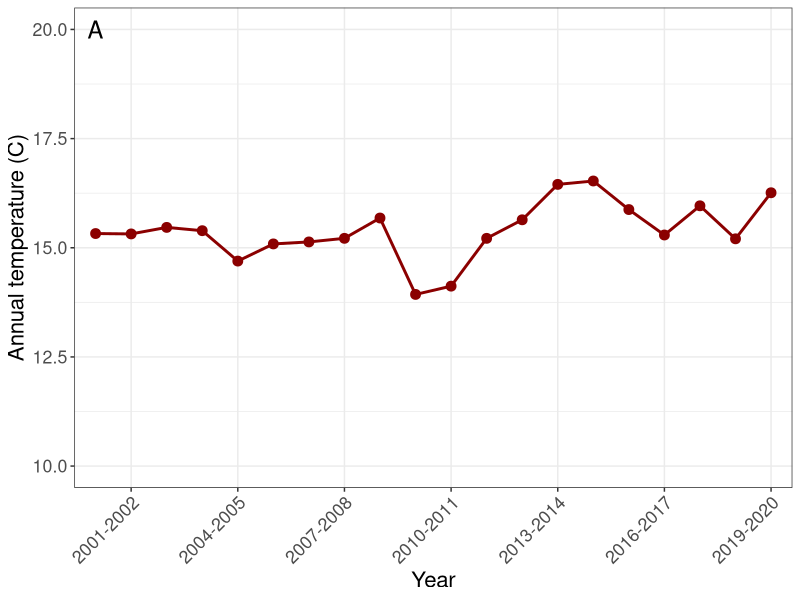
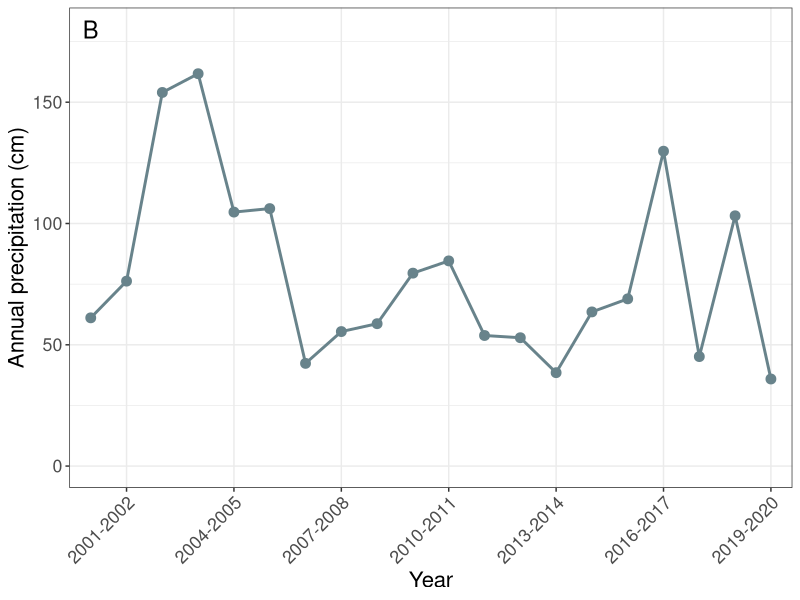
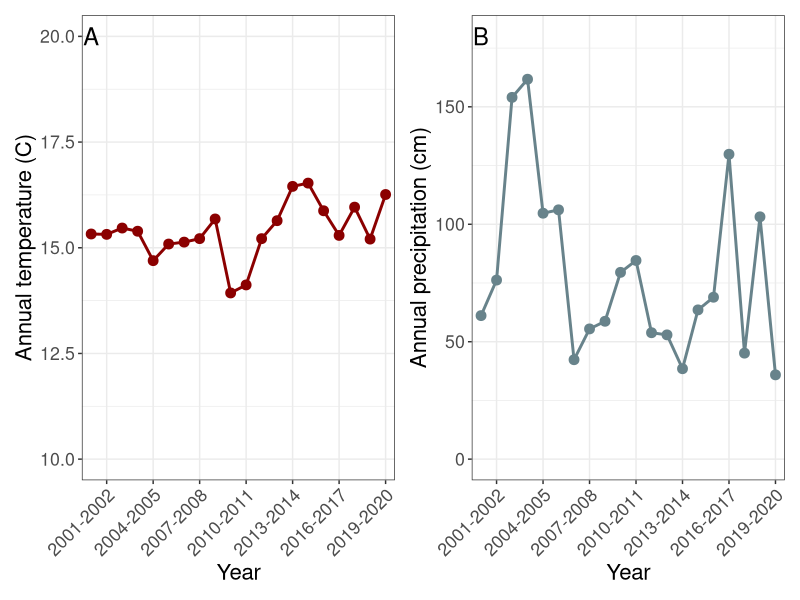

Reproduce these figures in R, in order.
#------------------------------------------------
# Supplemental figure for annual climate averages
# across 20 years in McLaughlin
#------------------------------------------------

library(tidyverse)

clim_dat <- read_csv("Data/climate_data.csv")
class(clim_dat$Year)

fig_temp <- ggplot(clim_dat, aes(x = Year, y = Temperature, group = 1)) +
  geom_point(color = 'darkred', size = 3) +
  geom_line(color = 'darkred', linewidth = 1)+
  theme_bw() +
  labs(x = "Year",y = "Annual temperature (C)") +
  theme(axis.text.x = element_text(angle = 45, hjust = 1), 
  text = element_text(size = 16)) +
  ylim(10,20) +
  annotate("text", x = 1, y = 20, label = "A", size = 6) +
  scale_x_discrete(breaks = clim_dat$Year[seq(1, length(clim_dat$Year), by = 3)])
fig_temp

fig_precip <- ggplot(clim_dat, aes(x = Year, y = Precipitation, group = 1)) +
  geom_point(color = 'lightblue4', size = 3) +
  geom_line(color = 'lightblue4', linewidth = 1)+
  theme_bw() +
  labs(x = "Year",y = "Annual precipitation (cm)") +
  theme(axis.text.x = element_text(angle = 45, hjust = 1),
        text = element_text(size = 16)) +
  ylim(0,180) + 
  annotate("text", x = 1, y = 180, label = "B", size = 6) +
  scale_x_discrete(breaks = clim_dat$Year[seq(1, length(clim_dat$Year), by = 3)])
fig_precip

library(patchwork)

###################################################################################
jpeg('Figures/fig_supp_enviro.jpeg', width = 10, height = 5, units = 'in', res = 600)
fig_temp + fig_precip
dev.off()
####################################################################################